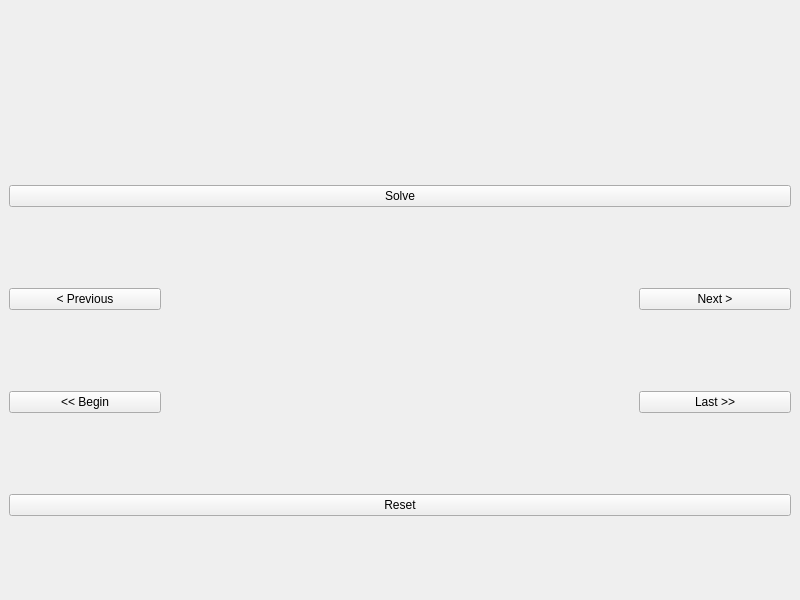
<?xml version="1.0" encoding="UTF-8"?>
<ui version="4.0">
 <class>MainWindow</class>
 <widget class="QMainWindow" name="MainWindow">
  <property name="geometry">
   <rect>
    <x>0</x>
    <y>0</y>
    <width>800</width>
    <height>600</height>
   </rect>
  </property>
  <property name="windowTitle">
   <string>MainWindow</string>
  </property>
  <widget class="QWidget" name="centralwidget">
   <layout class="QGridLayout" name="gridLayout_35">
    <item row="7" column="1" colspan="5">
     <widget class="QPushButton" name="solveButton">
      <property name="text">
       <string>Solve</string>
      </property>
     </widget>
    </item>
    <item row="10" column="1" colspan="5">
     <widget class="QPushButton" name="ResetLabel">
      <property name="text">
       <string>Reset</string>
      </property>
     </widget>
    </item>
    <item row="0" column="1" colspan="5">
     <layout class="QGridLayout" name="sudokuGrid">
      <property name="sizeConstraint">
       <enum>QLayout::SetDefaultConstraint</enum>
      </property>
      <property name="spacing">
       <number>0</number>
      </property>
     </layout>
    </item>
    <item row="6" column="1" colspan="5">
     <widget class="QLabel" name="dialog">
      <property name="minimumSize">
       <size>
        <width>0</width>
        <height>20</height>
       </size>
      </property>
      <property name="maximumSize">
       <size>
        <width>16777215</width>
        <height>15</height>
       </size>
      </property>
      <property name="font">
       <font>
        <pointsize>8</pointsize>
        <bold>true</bold>
        <kerning>false</kerning>
       </font>
      </property>
      <property name="text">
       <string/>
      </property>
      <property name="alignment">
       <set>Qt::AlignCenter</set>
      </property>
     </widget>
    </item>
    <item row="8" column="1">
     <widget class="QPushButton" name="PreviousButton">
      <property name="text">
       <string>&lt; Previous</string>
      </property>
     </widget>
    </item>
    <item row="8" column="5">
     <widget class="QPushButton" name="NextButton">
      <property name="text">
       <string>Next &gt;</string>
      </property>
     </widget>
    </item>
    <item row="9" column="1">
     <widget class="QPushButton" name="beginStep">
      <property name="text">
       <string>&lt;&lt; Begin</string>
      </property>
     </widget>
    </item>
    <item row="9" column="5">
     <widget class="QPushButton" name="lastStep">
      <property name="text">
       <string>Last &gt;&gt;</string>
      </property>
     </widget>
    </item>
    <item row="8" column="3" rowspan="2">
     <widget class="QLabel" name="StepLabel">
      <property name="text">
       <string/>
      </property>
      <property name="alignment">
       <set>Qt::AlignCenter</set>
      </property>
     </widget>
    </item>
   </layout>
  </widget>
 </widget>
 <resources/>
 <connections/>
</ui>
